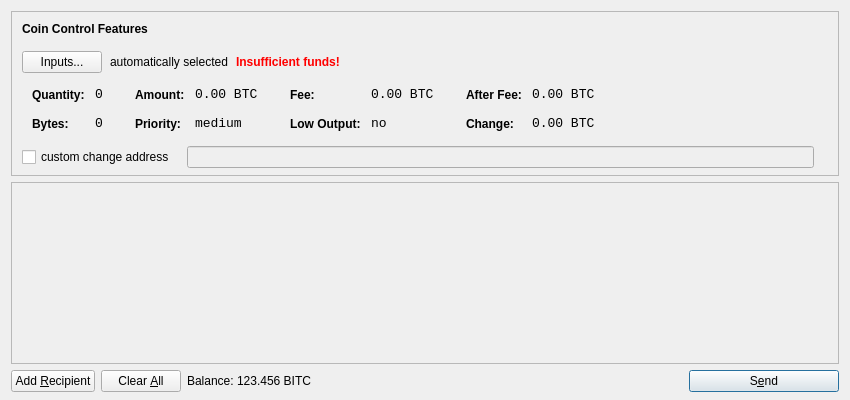
<?xml version="1.0" encoding="UTF-8"?>
<ui version="4.0">
 <class>SendCoinsDialog</class>
 <widget class="QDialog" name="SendCoinsDialog">
  <property name="geometry">
   <rect>
    <x>0</x>
    <y>0</y>
    <width>850</width>
    <height>400</height>
   </rect>
  </property>
  <property name="windowTitle">
   <string>Send Coins</string>
  </property>
  <layout class="QVBoxLayout" name="verticalLayout" stretch="0,1,0">
   <property name="bottomMargin">
    <number>8</number>
   </property>
   <item>
    <widget class="QFrame" name="frameCoinControl">
     <property name="sizePolicy">
      <sizepolicy hsizetype="Expanding" vsizetype="Expanding">
       <horstretch>0</horstretch>
       <verstretch>0</verstretch>
      </sizepolicy>
     </property>
     <property name="maximumSize">
      <size>
       <width>16777215</width>
       <height>16777215</height>
      </size>
     </property>
     <property name="frameShape">
      <enum>QFrame::StyledPanel</enum>
     </property>
     <property name="frameShadow">
      <enum>QFrame::Sunken</enum>
     </property>
     <layout class="QVBoxLayout" name="verticalLayoutCoinControl2">
      <property name="spacing">
       <number>-1</number>
      </property>
      <property name="leftMargin">
       <number>0</number>
      </property>
      <property name="topMargin">
       <number>0</number>
      </property>
      <property name="rightMargin">
       <number>0</number>
      </property>
      <property name="bottomMargin">
       <number>6</number>
      </property>
      <item>
       <layout class="QVBoxLayout" name="verticalLayoutCoinControl" stretch="0,0,0,0,1">
        <property name="spacing">
         <number>0</number>
        </property>
        <property name="leftMargin">
         <number>10</number>
        </property>
        <property name="topMargin">
         <number>10</number>
        </property>
        <item>
         <layout class="QHBoxLayout" name="horizontalLayoutCoinControl1">
          <property name="bottomMargin">
           <number>15</number>
          </property>
          <item>
           <widget class="QLabel" name="labelCoinControlFeatures">
            <property name="sizePolicy">
             <sizepolicy hsizetype="Preferred" vsizetype="Maximum">
              <horstretch>0</horstretch>
              <verstretch>0</verstretch>
             </sizepolicy>
            </property>
            <property name="font">
             <font>
              <weight>75</weight>
              <bold>true</bold>
             </font>
            </property>
            <property name="styleSheet">
             <string notr="true">font-weight:bold;</string>
            </property>
            <property name="text">
             <string>Coin Control Features</string>
            </property>
           </widget>
          </item>
         </layout>
        </item>
        <item>
         <layout class="QHBoxLayout" name="horizontalLayoutCoinControl2" stretch="0,0,0,0">
          <property name="spacing">
           <number>8</number>
          </property>
          <property name="bottomMargin">
           <number>10</number>
          </property>
          <item>
           <widget class="QPushButton" name="pushButtonCoinControl">
            <property name="styleSheet">
             <string notr="true"/>
            </property>
            <property name="text">
             <string>Inputs...</string>
            </property>
           </widget>
          </item>
          <item>
           <widget class="QLabel" name="labelCoinControlAutomaticallySelected">
            <property name="text">
             <string>automatically selected</string>
            </property>
            <property name="margin">
             <number>5</number>
            </property>
           </widget>
          </item>
          <item>
           <widget class="QLabel" name="labelCoinControlInsuffFunds">
            <property name="font">
             <font>
              <weight>75</weight>
              <bold>true</bold>
             </font>
            </property>
            <property name="styleSheet">
             <string notr="true">color:red;font-weight:bold;</string>
            </property>
            <property name="text">
             <string>Insufficient funds!</string>
            </property>
            <property name="margin">
             <number>5</number>
            </property>
           </widget>
          </item>
          <item>
           <spacer name="horizontalSpacerCoinControl">
            <property name="orientation">
             <enum>Qt::Horizontal</enum>
            </property>
            <property name="sizeHint" stdset="0">
             <size>
              <width>40</width>
              <height>1</height>
             </size>
            </property>
           </spacer>
          </item>
         </layout>
        </item>
        <item>
         <widget class="QWidget" name="widgetCoinControl" native="true">
          <property name="sizePolicy">
           <sizepolicy hsizetype="Preferred" vsizetype="Preferred">
            <horstretch>0</horstretch>
            <verstretch>0</verstretch>
           </sizepolicy>
          </property>
          <property name="minimumSize">
           <size>
            <width>0</width>
            <height>0</height>
           </size>
          </property>
          <property name="styleSheet">
           <string notr="true"/>
          </property>
          <layout class="QHBoxLayout" name="horizontalLayoutCoinControl5">
           <property name="margin">
            <number>0</number>
           </property>
           <item>
            <layout class="QHBoxLayout" name="horizontalLayoutCoinControl3" stretch="0,0,0,1">
             <property name="spacing">
              <number>20</number>
             </property>
             <property name="topMargin">
              <number>0</number>
             </property>
             <property name="bottomMargin">
              <number>10</number>
             </property>
             <item>
              <layout class="QFormLayout" name="formLayoutCoinControl1">
               <property name="horizontalSpacing">
                <number>10</number>
               </property>
               <property name="verticalSpacing">
                <number>14</number>
               </property>
               <property name="leftMargin">
                <number>10</number>
               </property>
               <property name="topMargin">
                <number>4</number>
               </property>
               <property name="rightMargin">
                <number>6</number>
               </property>
               <item row="0" column="0">
                <widget class="QLabel" name="labelCoinControlQuantityText">
                 <property name="styleSheet">
                  <string notr="true">font-weight:bold;</string>
                 </property>
                 <property name="text">
                  <string>Quantity:</string>
                 </property>
                 <property name="margin">
                  <number>0</number>
                 </property>
                </widget>
               </item>
               <item row="0" column="1">
                <widget class="QLabel" name="labelCoinControlQuantity">
                 <property name="font">
                  <font>
                   <family>Monospace</family>
                   <pointsize>10</pointsize>
                  </font>
                 </property>
                 <property name="cursor">
                  <cursorShape>IBeamCursor</cursorShape>
                 </property>
                 <property name="contextMenuPolicy">
                  <enum>Qt::ActionsContextMenu</enum>
                 </property>
                 <property name="text">
                  <string notr="true">0</string>
                 </property>
                 <property name="margin">
                  <number>0</number>
                 </property>
                 <property name="textInteractionFlags">
                  <set>Qt::LinksAccessibleByMouse|Qt::TextSelectableByKeyboard|Qt::TextSelectableByMouse</set>
                 </property>
                </widget>
               </item>
               <item row="1" column="0">
                <widget class="QLabel" name="labelCoinControlBytesText">
                 <property name="styleSheet">
                  <string notr="true">font-weight:bold;</string>
                 </property>
                 <property name="text">
                  <string>Bytes:</string>
                 </property>
                </widget>
               </item>
               <item row="1" column="1">
                <widget class="QLabel" name="labelCoinControlBytes">
                 <property name="font">
                  <font>
                   <family>Monospace</family>
                   <pointsize>10</pointsize>
                  </font>
                 </property>
                 <property name="cursor">
                  <cursorShape>IBeamCursor</cursorShape>
                 </property>
                 <property name="contextMenuPolicy">
                  <enum>Qt::ActionsContextMenu</enum>
                 </property>
                 <property name="text">
                  <string notr="true">0</string>
                 </property>
                 <property name="textInteractionFlags">
                  <set>Qt::LinksAccessibleByMouse|Qt::TextSelectableByKeyboard|Qt::TextSelectableByMouse</set>
                 </property>
                </widget>
               </item>
              </layout>
             </item>
             <item>
              <layout class="QFormLayout" name="formLayoutCoinControl2">
               <property name="horizontalSpacing">
                <number>10</number>
               </property>
               <property name="verticalSpacing">
                <number>14</number>
               </property>
               <property name="leftMargin">
                <number>6</number>
               </property>
               <property name="topMargin">
                <number>4</number>
               </property>
               <property name="rightMargin">
                <number>6</number>
               </property>
               <item row="0" column="0">
                <widget class="QLabel" name="labelCoinControlAmountText">
                 <property name="styleSheet">
                  <string notr="true">font-weight:bold;</string>
                 </property>
                 <property name="text">
                  <string>Amount:</string>
                 </property>
                 <property name="margin">
                  <number>0</number>
                 </property>
                </widget>
               </item>
               <item row="0" column="1">
                <widget class="QLabel" name="labelCoinControlAmount">
                 <property name="font">
                  <font>
                   <family>Monospace</family>
                   <pointsize>10</pointsize>
                  </font>
                 </property>
                 <property name="cursor">
                  <cursorShape>IBeamCursor</cursorShape>
                 </property>
                 <property name="contextMenuPolicy">
                  <enum>Qt::ActionsContextMenu</enum>
                 </property>
                 <property name="text">
                  <string notr="true">0.00 BTC</string>
                 </property>
                 <property name="textInteractionFlags">
                  <set>Qt::LinksAccessibleByMouse|Qt::TextSelectableByKeyboard|Qt::TextSelectableByMouse</set>
                 </property>
                </widget>
               </item>
               <item row="1" column="0">
                <widget class="QLabel" name="labelCoinControlPriorityText">
                 <property name="styleSheet">
                  <string notr="true">font-weight:bold;</string>
                 </property>
                 <property name="text">
                  <string>Priority:</string>
                 </property>
                </widget>
               </item>
               <item row="1" column="1">
                <widget class="QLabel" name="labelCoinControlPriority">
                 <property name="font">
                  <font>
                   <family>Monospace</family>
                   <pointsize>10</pointsize>
                  </font>
                 </property>
                 <property name="cursor">
                  <cursorShape>IBeamCursor</cursorShape>
                 </property>
                 <property name="contextMenuPolicy">
                  <enum>Qt::ActionsContextMenu</enum>
                 </property>
                 <property name="text">
                  <string>medium</string>
                 </property>
                 <property name="textInteractionFlags">
                  <set>Qt::LinksAccessibleByMouse|Qt::TextSelectableByKeyboard|Qt::TextSelectableByMouse</set>
                 </property>
                </widget>
               </item>
              </layout>
             </item>
             <item>
              <layout class="QFormLayout" name="formLayoutCoinControl3">
               <property name="horizontalSpacing">
                <number>10</number>
               </property>
               <property name="verticalSpacing">
                <number>14</number>
               </property>
               <property name="leftMargin">
                <number>6</number>
               </property>
               <property name="topMargin">
                <number>4</number>
               </property>
               <property name="rightMargin">
                <number>6</number>
               </property>
               <item row="0" column="0">
                <widget class="QLabel" name="labelCoinControlFeeText">
                 <property name="styleSheet">
                  <string notr="true">font-weight:bold;</string>
                 </property>
                 <property name="text">
                  <string>Fee:</string>
                 </property>
                 <property name="margin">
                  <number>0</number>
                 </property>
                </widget>
               </item>
               <item row="0" column="1">
                <widget class="QLabel" name="labelCoinControlFee">
                 <property name="font">
                  <font>
                   <family>Monospace</family>
                   <pointsize>10</pointsize>
                  </font>
                 </property>
                 <property name="cursor">
                  <cursorShape>IBeamCursor</cursorShape>
                 </property>
                 <property name="contextMenuPolicy">
                  <enum>Qt::ActionsContextMenu</enum>
                 </property>
                 <property name="text">
                  <string notr="true">0.00 BTC</string>
                 </property>
                 <property name="textInteractionFlags">
                  <set>Qt::LinksAccessibleByMouse|Qt::TextSelectableByKeyboard|Qt::TextSelectableByMouse</set>
                 </property>
                </widget>
               </item>
               <item row="1" column="0">
                <widget class="QLabel" name="labelCoinControlLowOutputText">
                 <property name="styleSheet">
                  <string notr="true">font-weight:bold;</string>
                 </property>
                 <property name="text">
                  <string>Low Output:</string>
                 </property>
                </widget>
               </item>
               <item row="1" column="1">
                <widget class="QLabel" name="labelCoinControlLowOutput">
                 <property name="font">
                  <font>
                   <family>Monospace</family>
                   <pointsize>10</pointsize>
                  </font>
                 </property>
                 <property name="cursor">
                  <cursorShape>IBeamCursor</cursorShape>
                 </property>
                 <property name="contextMenuPolicy">
                  <enum>Qt::ActionsContextMenu</enum>
                 </property>
                 <property name="text">
                  <string>no</string>
                 </property>
                 <property name="textInteractionFlags">
                  <set>Qt::LinksAccessibleByMouse|Qt::TextSelectableByKeyboard|Qt::TextSelectableByMouse</set>
                 </property>
                </widget>
               </item>
              </layout>
             </item>
             <item>
              <layout class="QFormLayout" name="formLayoutCoinControl4">
               <property name="horizontalSpacing">
                <number>10</number>
               </property>
               <property name="verticalSpacing">
                <number>14</number>
               </property>
               <property name="leftMargin">
                <number>6</number>
               </property>
               <property name="topMargin">
                <number>4</number>
               </property>
               <property name="rightMargin">
                <number>6</number>
               </property>
               <item row="0" column="0">
                <widget class="QLabel" name="labelCoinControlAfterFeeText">
                 <property name="styleSheet">
                  <string notr="true">font-weight:bold;</string>
                 </property>
                 <property name="text">
                  <string>After Fee:</string>
                 </property>
                 <property name="margin">
                  <number>0</number>
                 </property>
                </widget>
               </item>
               <item row="0" column="1">
                <widget class="QLabel" name="labelCoinControlAfterFee">
                 <property name="font">
                  <font>
                   <family>Monospace</family>
                   <pointsize>10</pointsize>
                  </font>
                 </property>
                 <property name="cursor">
                  <cursorShape>IBeamCursor</cursorShape>
                 </property>
                 <property name="contextMenuPolicy">
                  <enum>Qt::ActionsContextMenu</enum>
                 </property>
                 <property name="text">
                  <string notr="true">0.00 BTC</string>
                 </property>
                 <property name="textInteractionFlags">
                  <set>Qt::LinksAccessibleByMouse|Qt::TextSelectableByKeyboard|Qt::TextSelectableByMouse</set>
                 </property>
                </widget>
               </item>
               <item row="1" column="0">
                <widget class="QLabel" name="labelCoinControlChangeText">
                 <property name="styleSheet">
                  <string notr="true">font-weight:bold;</string>
                 </property>
                 <property name="text">
                  <string>Change:</string>
                 </property>
                </widget>
               </item>
               <item row="1" column="1">
                <widget class="QLabel" name="labelCoinControlChange">
                 <property name="font">
                  <font>
                   <family>Monospace</family>
                   <pointsize>10</pointsize>
                  </font>
                 </property>
                 <property name="cursor">
                  <cursorShape>IBeamCursor</cursorShape>
                 </property>
                 <property name="contextMenuPolicy">
                  <enum>Qt::ActionsContextMenu</enum>
                 </property>
                 <property name="text">
                  <string notr="true">0.00 BTC</string>
                 </property>
                 <property name="textInteractionFlags">
                  <set>Qt::LinksAccessibleByMouse|Qt::TextSelectableByKeyboard|Qt::TextSelectableByMouse</set>
                 </property>
                </widget>
               </item>
              </layout>
             </item>
            </layout>
           </item>
          </layout>
         </widget>
        </item>
        <item>
         <layout class="QHBoxLayout" name="horizontalLayoutCoinControl4" stretch="0,0,0">
          <property name="spacing">
           <number>12</number>
          </property>
          <property name="sizeConstraint">
           <enum>QLayout::SetDefaultConstraint</enum>
          </property>
          <property name="topMargin">
           <number>5</number>
          </property>
          <property name="rightMargin">
           <number>5</number>
          </property>
          <item>
           <widget class="QCheckBox" name="checkBoxCoinControlChange">
            <property name="text">
             <string>custom change address</string>
            </property>
           </widget>
          </item>
          <item>
           <widget class="QLineEdit" name="lineEditCoinControlChange">
            <property name="enabled">
             <bool>false</bool>
            </property>
            <property name="sizePolicy">
             <sizepolicy hsizetype="Expanding" vsizetype="Fixed">
              <horstretch>0</horstretch>
              <verstretch>0</verstretch>
             </sizepolicy>
            </property>
           </widget>
          </item>
          <item>
           <widget class="QLabel" name="labelCoinControlChangeLabel">
            <property name="sizePolicy">
             <sizepolicy hsizetype="Preferred" vsizetype="Expanding">
              <horstretch>0</horstretch>
              <verstretch>0</verstretch>
             </sizepolicy>
            </property>
            <property name="minimumSize">
             <size>
              <width>0</width>
              <height>0</height>
             </size>
            </property>
            <property name="text">
             <string/>
            </property>
            <property name="margin">
             <number>3</number>
            </property>
           </widget>
          </item>
         </layout>
        </item>
        <item>
         <spacer name="verticalSpacerCoinControl">
          <property name="orientation">
           <enum>Qt::Vertical</enum>
          </property>
          <property name="sizeHint" stdset="0">
           <size>
            <width>800</width>
            <height>1</height>
           </size>
          </property>
         </spacer>
        </item>
       </layout>
      </item>
     </layout>
    </widget>
   </item>
   <item>
    <widget class="QScrollArea" name="scrollArea">
     <property name="widgetResizable">
      <bool>true</bool>
     </property>
     <widget class="QWidget" name="scrollAreaWidgetContents">
      <property name="geometry">
       <rect>
        <x>0</x>
        <y>0</y>
        <width>830</width>
        <height>165</height>
       </rect>
      </property>
      <layout class="QVBoxLayout" name="verticalLayout_2">
       <property name="margin">
        <number>0</number>
       </property>
       <item>
        <layout class="QVBoxLayout" name="entries">
         <property name="spacing">
          <number>6</number>
         </property>
        </layout>
       </item>
       <item>
        <spacer name="verticalSpacer">
         <property name="orientation">
          <enum>Qt::Vertical</enum>
         </property>
         <property name="sizeHint" stdset="0">
          <size>
           <width>20</width>
           <height>40</height>
          </size>
         </property>
        </spacer>
       </item>
      </layout>
     </widget>
    </widget>
   </item>
   <item>
    <layout class="QHBoxLayout" name="horizontalLayout">
     <item>
      <widget class="QPushButton" name="addButton">
       <property name="toolTip">
        <string>Send to multiple recipients at once</string>
       </property>
       <property name="text">
        <string>Add &amp;Recipient</string>
       </property>
       <property name="icon">
        <iconset resource="../bitcoin.qrc">
         <normaloff>:/icons/add</normaloff>:/icons/add</iconset>
       </property>
       <property name="autoDefault">
        <bool>false</bool>
       </property>
      </widget>
     </item>
     <item>
      <widget class="QPushButton" name="clearButton">
       <property name="sizePolicy">
        <sizepolicy hsizetype="Minimum" vsizetype="Fixed">
         <horstretch>0</horstretch>
         <verstretch>0</verstretch>
        </sizepolicy>
       </property>
       <property name="toolTip">
        <string>Remove all transaction fields</string>
       </property>
       <property name="text">
        <string>Clear &amp;All</string>
       </property>
       <property name="icon">
        <iconset resource="../bitcoin.qrc">
         <normaloff>:/icons/remove</normaloff>:/icons/remove</iconset>
       </property>
       <property name="autoRepeatDelay">
        <number>300</number>
       </property>
       <property name="autoDefault">
        <bool>false</bool>
       </property>
      </widget>
     </item>
     <item>
      <layout class="QHBoxLayout" name="horizontalLayout_2">
       <property name="spacing">
        <number>3</number>
       </property>
       <item>
        <widget class="QLabel" name="label">
         <property name="text">
          <string>Balance:</string>
         </property>
        </widget>
       </item>
       <item>
        <widget class="QLabel" name="labelBalance">
         <property name="cursor">
          <cursorShape>IBeamCursor</cursorShape>
         </property>
         <property name="text">
          <string>123.456 BITC</string>
         </property>
         <property name="textInteractionFlags">
          <set>Qt::LinksAccessibleByMouse|Qt::TextSelectableByKeyboard|Qt::TextSelectableByMouse</set>
         </property>
        </widget>
       </item>
      </layout>
     </item>
     <item>
      <spacer name="horizontalSpacer">
       <property name="orientation">
        <enum>Qt::Horizontal</enum>
       </property>
       <property name="sizeHint" stdset="0">
        <size>
         <width>40</width>
         <height>20</height>
        </size>
       </property>
      </spacer>
     </item>
     <item>
      <widget class="QPushButton" name="sendButton">
       <property name="minimumSize">
        <size>
         <width>150</width>
         <height>0</height>
        </size>
       </property>
       <property name="toolTip">
        <string>Confirm the send action</string>
       </property>
       <property name="text">
        <string>S&amp;end</string>
       </property>
       <property name="icon">
        <iconset resource="../bitcoin.qrc">
         <normaloff>:/icons/send</normaloff>:/icons/send</iconset>
       </property>
       <property name="default">
        <bool>true</bool>
       </property>
      </widget>
     </item>
    </layout>
   </item>
  </layout>
 </widget>
 <resources>
  <include location="../bitcoin.qrc"/>
 </resources>
 <connections/>
</ui>
